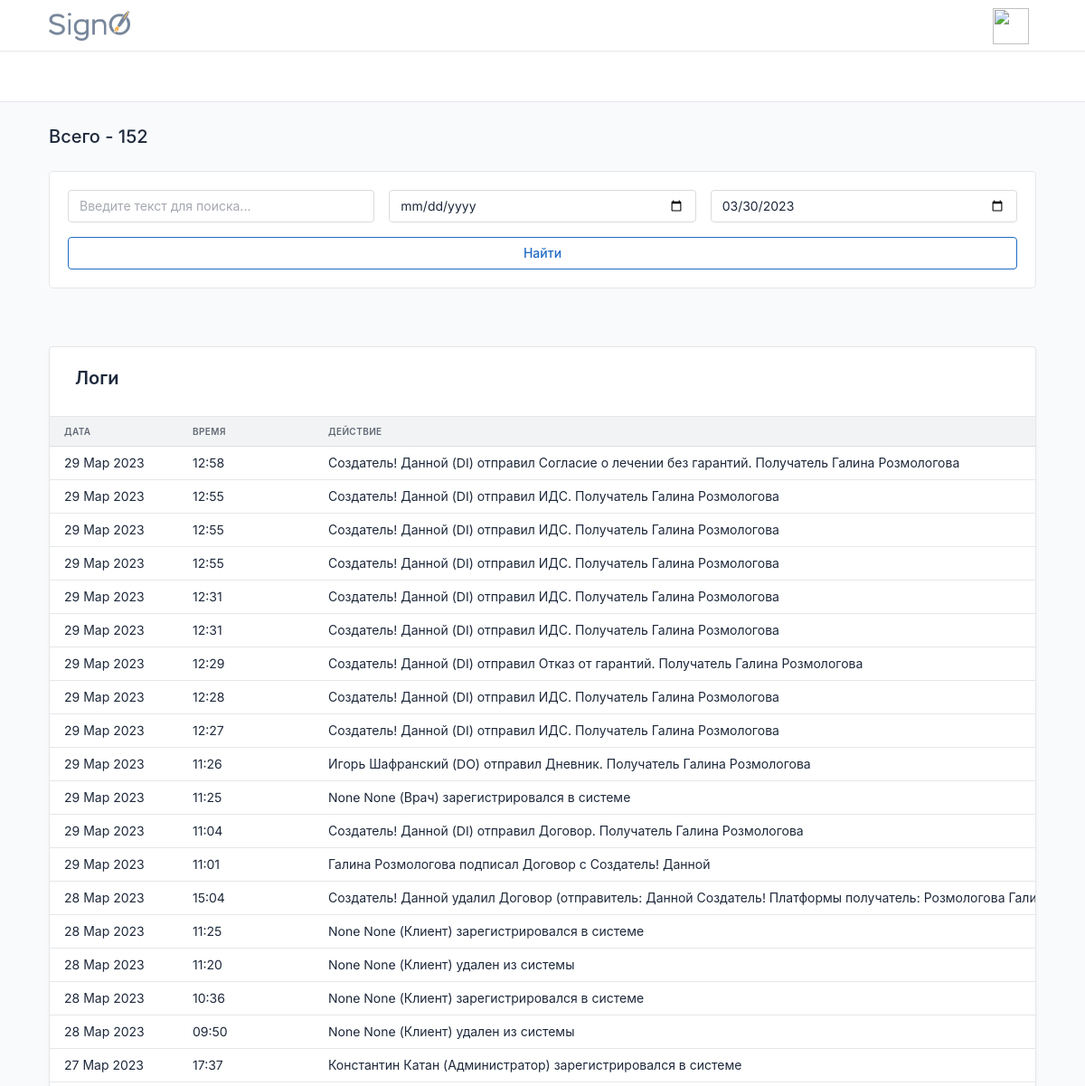
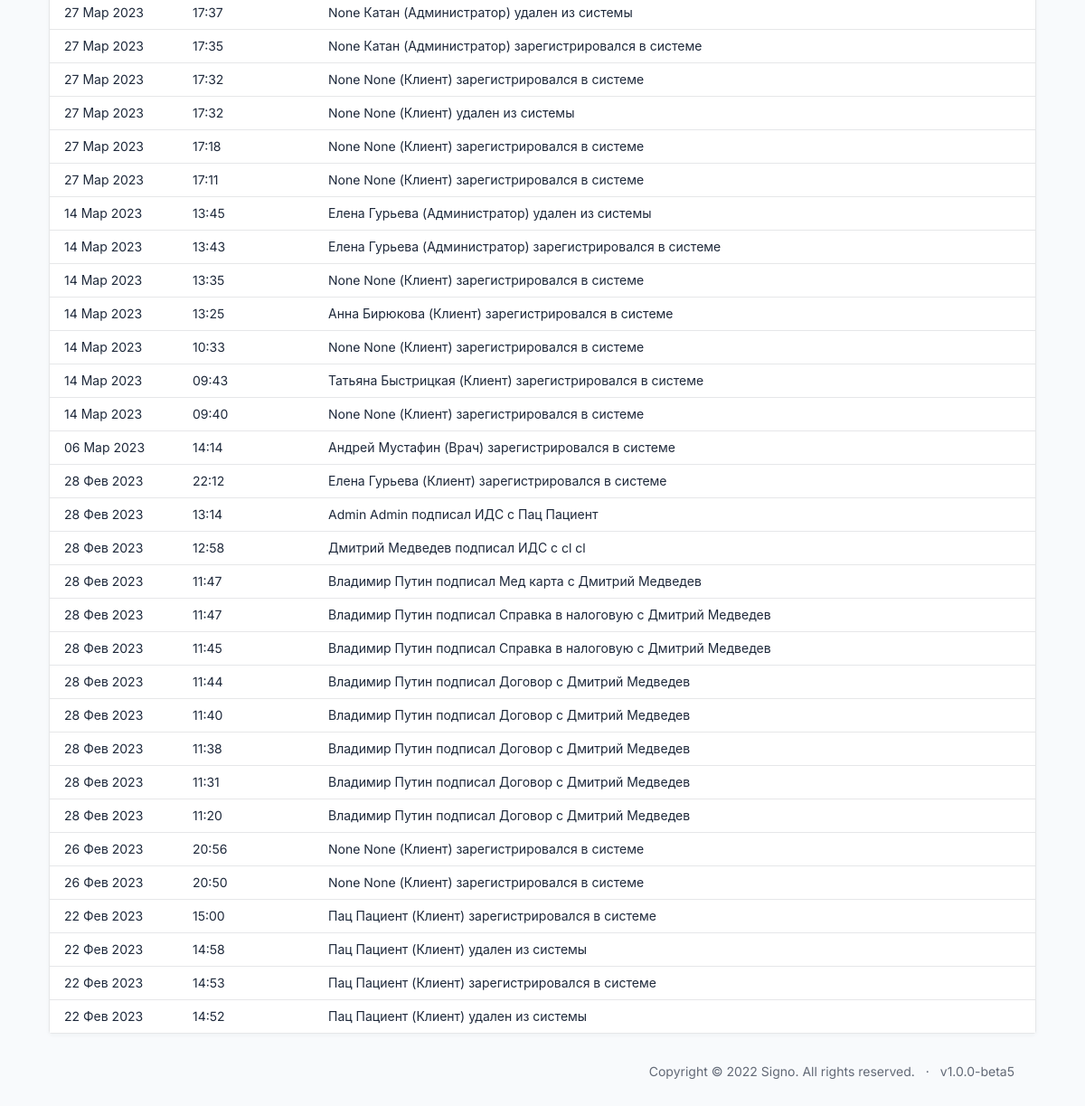
Page /id/user/logs/ on the earlier database version (2 pictures, top to bottom).
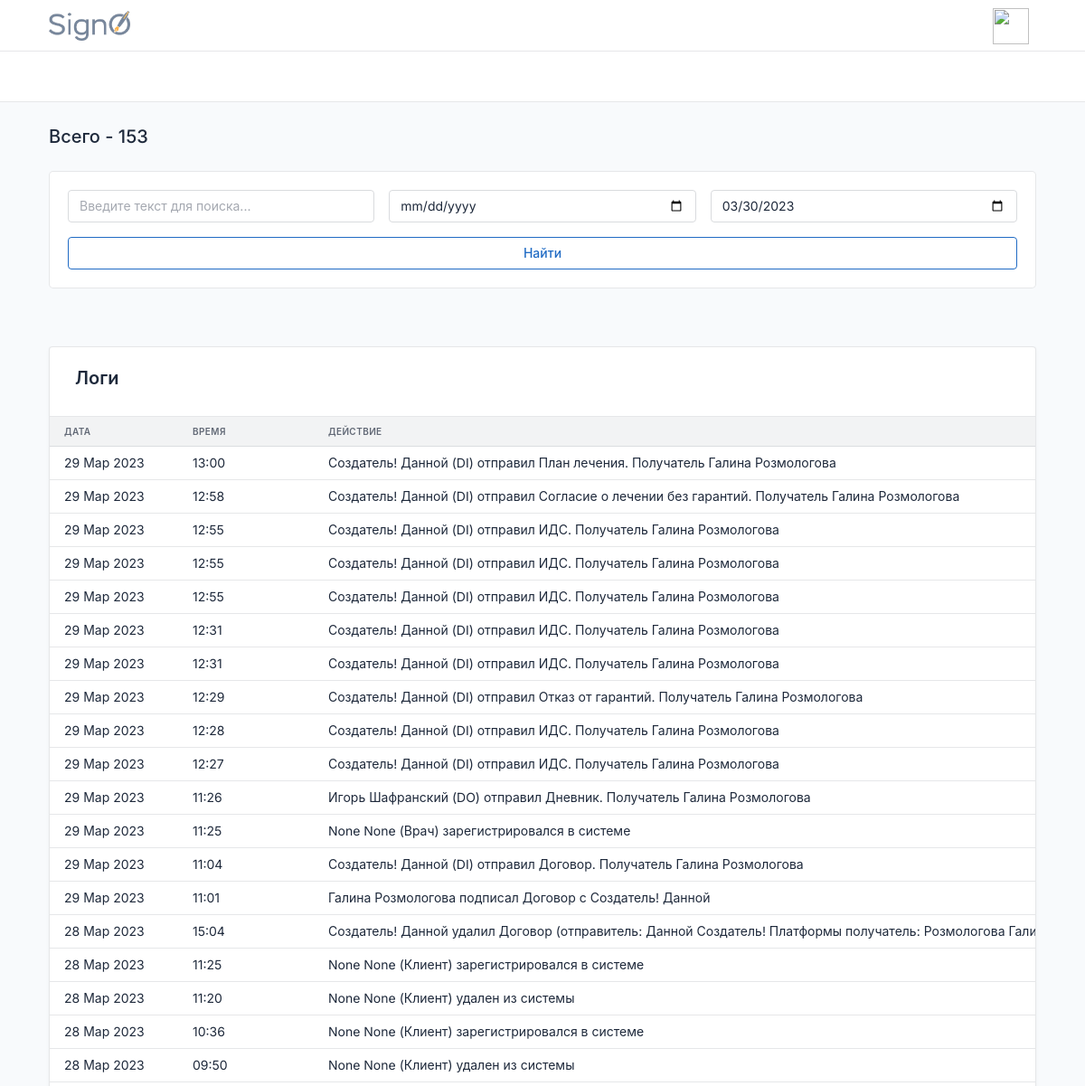
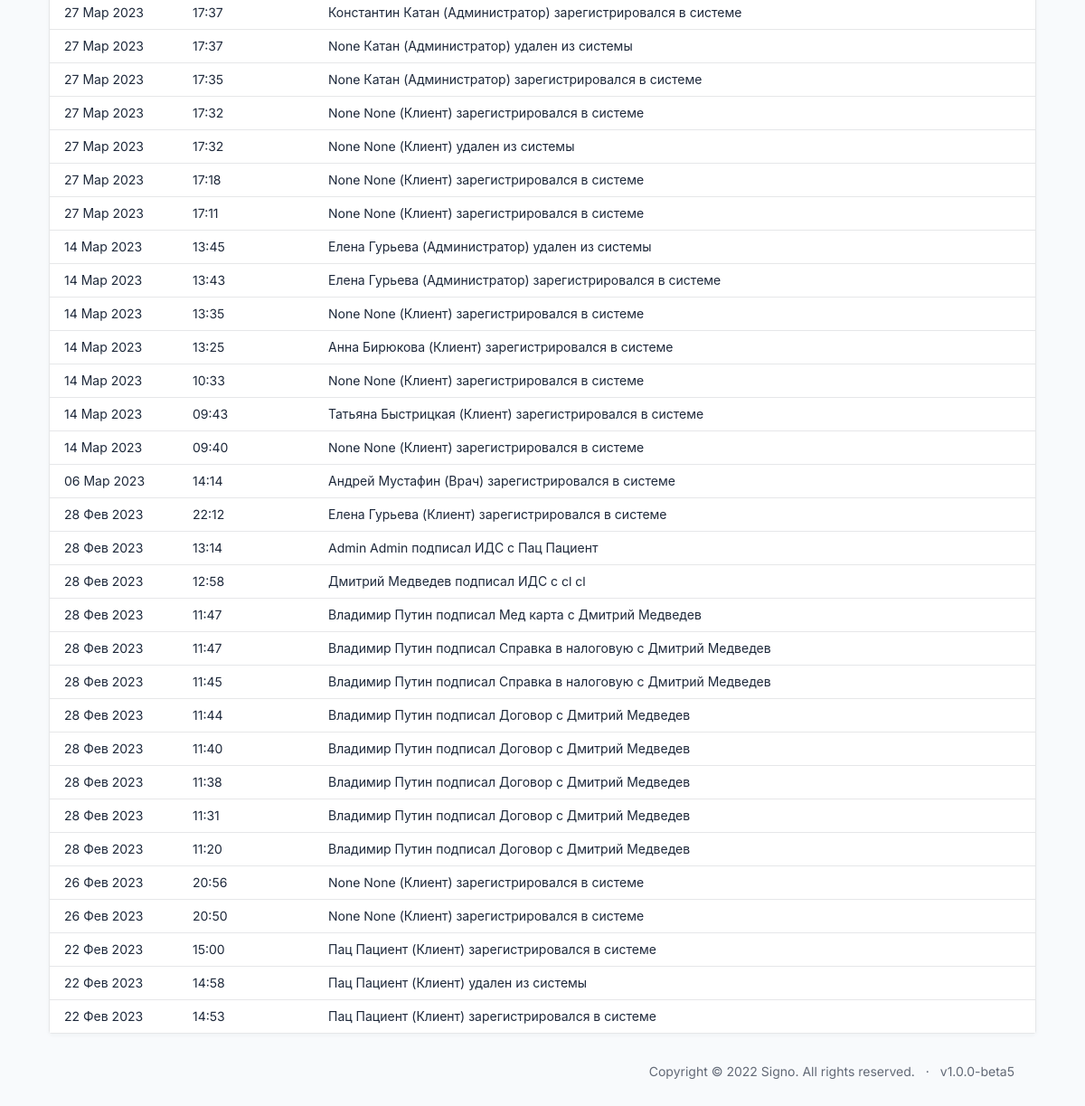
Same page on the later database version (2 pictures, top to bottom).
### users/models.py (models this page shows)
class Action(DateTimeMixin, models.Model):
    action = models.CharField(max_length=255)
    class Meta:
        ordering = ['-pub_date']

### users/views.py (the view)
# urls.py: path('user/logs/', LogsView.as_view(), name='logs',)
class LogsView(View):
    def get(self, request):
        actions = Action.objects.all().order_by('-pub_date')
        actions = filter_actions(request, actions)
        actions = paginate_list(request, actions, 50)
        context = {
            'title': f'Всего - {Action.objects.all().count()}',
            'actions': actions,
        }
        return render(request, 'users/logs.html', context=context)

### documents/services.py (called while the page is built)
def filter_actions(request, actions):
    search_name = request.GET.get('search') or ''
    period = request.GET.get('period')
    actions = Action.objects.filter(action__icontains=search_name)
    if period:
        start_date, end_date = get_dates(period, actions)
        actions = actions.filter(pub_date__range=[start_date, end_date])
    sort_filter = request.GET.get('sort')
    if sort_filter:
        all_documents = all_documents.order_by(sort_filter)
    return actions

### utils/services.py (called while the page is built)
def paginate_list(request, list, page_len):
    paginator = Paginator(list, page_len)
    page_number = request.GET.get('page')
    return paginator.get_page(page_number)

### utils/templatetags/extra_tags.py (called while the page is built)
@register.simple_tag(takes_context=True)
def update_query_params(context, url=None, **kwargs):
    if url is None:
        url_before = context['request'].get_full_path()
    else:
        url_before = url
    url_after = _update_query_params(url_before, **kwargs)
    return url_after

### users/templates/users/logs.html
{% extends 'index.html' %}
{% load static %}
{% block content %}
{% include 'common/_info_box_logs.html' %}
{% include 'common/_logs_table.html' %}
{% endblock %}

### templates/common/_logs_table.html (shortened to what this page needs)
{% load static %}
{% load extra_tags %}
<div class="card mt-5" >
  <div class="card-header">
      <h2><a class="nav-link" href="{%url 'logs'%}" >Логи</a></h2>
  </div>
  <div class="table-responsive">
      <table class="table card-table table-vcenter text-nowrap datatable bg-white">
        <thead>
          <tr>
            <th id="th-date" style='min-width:150px;'>Дата</th>
            <th id="th-time" style='min-width:150px;'>Время</th>
            <th id="th-action">Действие</th>
          </tr>
        </thead>
        <tbody class="lazy-loading-logs">
        {% for action in actions %}
          <tr class="lazy-row-logs">
            <td>{{action.pub_date|date:"d M Y" }}</td>
            <td>{{action.pub_date|date:'H:i' }}</td>
            <td>{{action.action }}</td>
          </tr>
        {%endfor%}
        </tbody>
      </table>
    </div>
</div>

Differences in the rows shown:
no longer on this page (row unchanged): Action: pub_date "22 Фев 2023", pub_date "14:52", action "Пац Пациент (Клиент) удален из системы"
added Action: pub_date "29 Мар 2023", pub_date "13:00", action "Создатель! Данной (DI) отправил План лечения. Получатель Галина Розмологова"
Other differences:
{{ title }}: "Всего - 152" → "Всего - 153"
